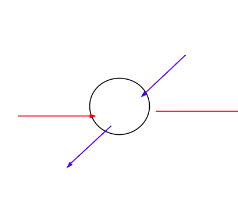
#> input picture freezer.png, 238 x 218 px
$ python plot_symbols.py
#> lines starting #> are read from the running program, lines starting #| are printed output that depends on the picture; after the words box and inside, x2 and y2 are one past the last pixel; in counts of white or black regions, pixels touching at a corner belong together
import matplotlib.pyplot as plt
import numpy as np
import cv2

# Example usage:
image_freezer = cv2.imread("freezer.png")  # Load your image here
#> image_freezer is the input picture: shape (218, 238, 3); mean B, G, R 253.3, 252.5, 253.7
image_heater = cv2.imread("heater.png")  # Load your image here
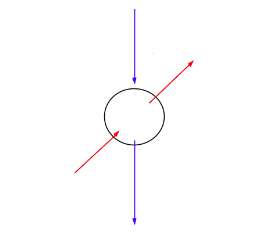
#> input picture heater.png, 265 x 243 px
#> image_heater is the input picture: shape (243, 265, 3); mean B, G, R 253.8, 253, 253.8
image = cv2.imread("normal_transfer.png")  # Load your image here
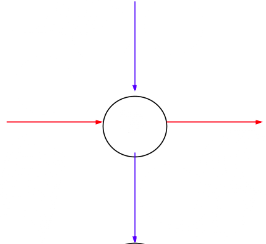
#> input picture normal_transfer.png, 266 x 244 px
#> image is the input picture: shape (244, 266, 3); mean B, G, R 253.3, 252.4, 253.6


text_labels = {
    (0.55 * image.shape[1], 0.05 * image.shape[0]): "1",
    (0.05 * image.shape[1], 0.55 * image.shape[0]): "2",
    (0.95 * image.shape[1], 0.55 * image.shape[0]): "3",
    (0.55 * image.shape[1], 0.95 * image.shape[0]): "4",
    (0.5 * image.shape[1], 0.5 * image.shape[0]): "1"
}

text_labels_heater = {
    (0.55 * image.shape[1], 0.05 * image.shape[0]): "1",
    (0.25 * image.shape[1], 0.8 * image.shape[0]): "2",
    (0.75 * image.shape[1], 0.2 * image.shape[0]): "3",
    (0.55 * image.shape[1], 0.95 * image.shape[0]): "4",
    (0.5 * image.shape[1], 0.5 * image.shape[0]): "1"
}

text_labels_freezer = {
    (0.05 * image.shape[1], 0.57 * image.shape[0]): "1",
    (0.25 * image.shape[1], 0.8 * image.shape[0]): "2",
    (0.8 * image.shape[1], 0.2 * image.shape[0]): "3",
    (0.95 * image.shape[1], 0.55 * image.shape[0]): "4",
    (0.5 * image.shape[1], 0.5 * image.shape[0]): "1"
}

def plot_image_with_numbers(image, text_list):
    """
    Plot an image and display text next to each section as shown in the diagram.

    Args:
    image (numpy.ndarray): The input image to be displayed.
    text_list (dict): A dictionary where keys are position tuples and values are the text labels.

    Returns:
    None
    """
    fig, ax = plt.subplots()

    # Display the image
    ax.imshow(image, cmap='gray')

    for pos, text in text_list.items():
        ax.text(pos[0], pos[1], text, fontsize=12, color='red',
                ha='center', va='center')

    # Remove axis labels and ticks
    ax.set_xticks([])
    ax.set_yticks([])
    ax.set_xticklabels([])
    ax.set_yticklabels([])

    return image
    #plt.show()

import numpy as np
import matplotlib.pyplot as plt

def combine_images(images, orientation='horizontal'):
#> called with orientation = 'vertical'
    if not images:
        return None

    if orientation not in ['horizontal', 'vertical']:
        raise ValueError("Invalid orientation. Use 'horizontal' or 'vertical'.")

    if orientation == 'horizontal':
        total_height = max(image.shape[0] for image in images)
        total_width = sum(image.shape[1] for image in images)
        combined_image = np.zeros((total_height, total_width, 3), dtype=np.uint8)

        x_offset = 0
        for image in images:
            if image.shape[2] == 4:  # Check for an RGBA image
                # If the image has 4 color channels (RGBA), remove the alpha channel
                image = image[:, :, :3]
            combined_image[:image.shape[0], x_offset:x_offset + image.shape[1], :] = image
            x_offset += image.shape[1]

    elif orientation == 'vertical':
        total_width = max(image.shape[1] for image in images)
#> total_width = 266
        total_height = sum(image.shape[0] for image in images)
#> total_height = 487
        combined_image = np.zeros((total_height, total_width, 3), dtype=np.uint8)

        y_offset = 0
        for image in images:
            if image.shape[2] == 4:
                image = image[:, :, :3]
            combined_image[y_offset:y_offset + image.shape[0], :image.shape[1], :] = image
            y_offset += image.shape[0]
#> this loop made 2 passes
#> y_offset on passes 1 to 2: 243, 487
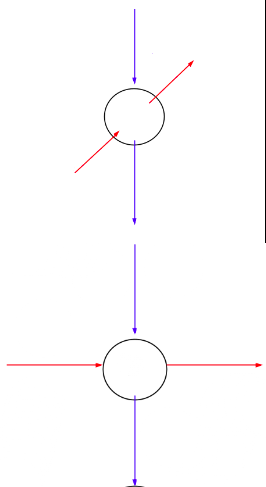
#> combined_image: shape (487, 266, 3); mean B, G, R 253.1, 252.2, 253.2
#> after the loop, y_offset = 487

    # Swap the red and blue channels
    combined_image[:, :, [0, 2]] = combined_image[:, :, [2, 0]]
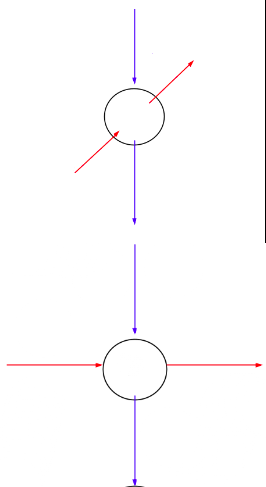
#> combined_image: shape (487, 266, 3); 1.14% of pixels changed, all inside (x1, y1, x2, y2) = (6, 9, 264, 486)

    plt.imshow(combined_image)
    plt.axis('off')
    plt.show()

combine_images([image_heater, image], orientation='vertical')

#plot_image_with_numbers(image_freezer, text_labels_freezer)
